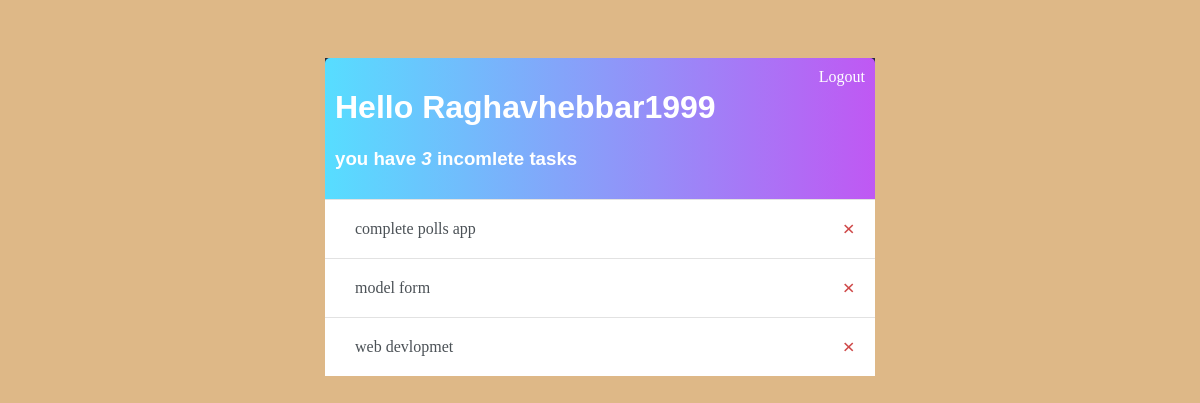
The app's page / (signed in) with its own data.
### todo/models.py (models this page shows)
class Task(models.Model):
    user = models.ForeignKey(User, on_delete = models.CASCADE, null = True, blank= True)
    title = models.CharField(max_length= 200)
    description =  models.TextField(null = True, blank= True)
    complete = models.BooleanField(default=False)
    create = models.DateTimeField(auto_now_add=True)
    def __str__(self):
        return self.title
    class Meta:
        ordering = ['complete']

### todo/views.py (the view)
# urls.py: path('',TaskList.as_view() , name = 'tasks'),
class TaskList(LoginRequiredMixin, ListView):
    model  = Task
    context_object_name = 'tasks'
    def get_context_data(self,**kwargs):
        context = super().get_context_data(**kwargs)
        context['tasks'] = context['tasks'].filter(user= self.request.user)
        context['count'] = context['tasks'].filter(complete = False).count()
        search_input = self.request.GET.get('search-area') or ''
        if search_input:
            context['tasks'] = context['tasks'].filter(title__icontains = search_input)
        context['search_input'] = search_input
        return context

### todo/templates/todo/task_list.html (shortened to what this page needs)
{% extends 'todo/main.html' %}
{% block content %}
<div class="Header-bar">
    <div>
        <h1>Hello {{request.user|title}}</h1>
        <h3> you have <i> {{count}} </i> incomlete task{{count|pluralize:"s"}}</h3>
    </div>
    {% if request.user.is_authenticated %}
    <a href="{% url 'logout' %}">Logout</a>
    {% else %}
    <a href="{%  url 'login' %}" >Login</a>
    {% endif %}
</div>
<div class="task-items-wrapper">
    {% for task in tasks %}
    <div class="task-wrapper">
        {% if task.complete %}
        <div class="task-title">
            <div class="task-complete-icon"></div>
            <i><s><a href="{% url 'task-update' task.id %}"></a></s></i>
        </div>
        <a class="delete-link" href="{% url 'task-delete' task.id %}"> &#215;</a>
        {% else %}
        <div class="task-title">
            <a href="{% url 'task-update' task.id %}">{{task}}</a>
        </div>
        <a class="delete-link" href="{% url 'task-delete' task.id %}"> &#215;</a>
        {% endif %}
    </div>
        {% empty %}
            <h3>No items in list </h3>
        {% endfor %}
</div>
{% endblock content %}

### todo/static/css/style.css (style rules this page uses)
body { background-color: burlywood; padding-top:50px ; }
h1,h2,h3,h4,h5,h6 { font-family: 'Josefin Sans', sans-serif; }
a, p { color: #4b5156; }
.Header-bar { display: flex; justify-content: space-between; color: #fff; padding: 10px; border-radius: 5px 5px 0 0; background-image: linear-gradient(to right, hsl(192, 100%, 67%), hsl(280, 87%, 65%)); }
.Header-bar a { color: white; text-decoration: none; }
.task-wrapper { display: flex; align-items: center; justify-content: space-between; padding: 20px; background-color: white; border-top: 1px solid rgb(226, 226, 226); }
.task-title { display: flex; }
.task-title a { text-decoration: none; color: #4b5156; margin-left: 10px; }
.delete-link { text-decoration: none; font-weight: 900; color: #cf4949; font-size: 22px; line-height: 0; }

### records on screen
Task: title "complete polls app"
Task: title "model form"
Task: title "web devlopmet"

### other values on screen
{{ request.user|title }} "Raghavhebbar1999"
{{ count }} "3"
